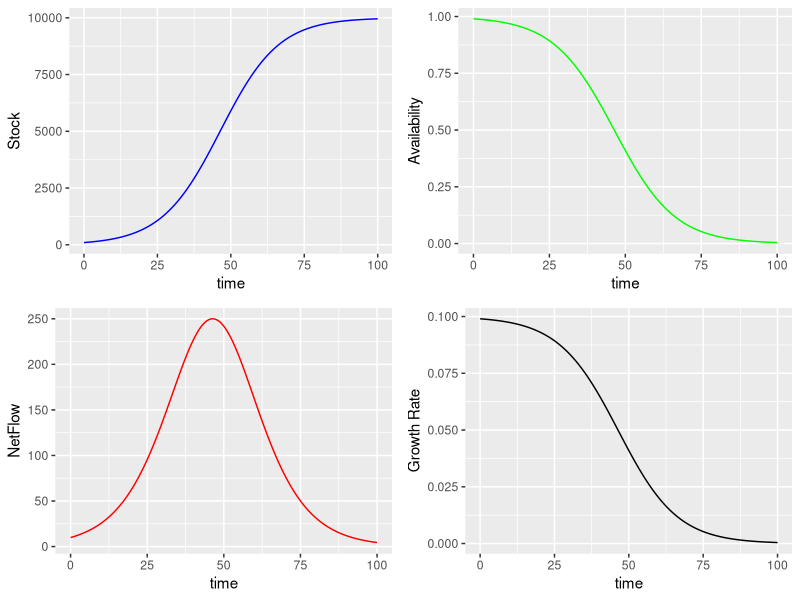

Generate this figure with R:
library(deSolve)
library(ggplot2)
require(gridExtra)

START<-0; FINISH<-100; STEP<-0.25

simtime <- seq(START, FINISH, by=STEP)
stocks  <- c(sStock=100)
auxs    <- c(aCapacity=10000, aRef.Availability=1, aRef.GrowthRate=0.10)

model <- function(time, stocks, auxs){
  with(as.list(c(stocks, auxs)),{ 
    aAvailability <- 1 - sStock / aCapacity
    aEffect <- aAvailability / aRef.Availability
    aGrowth.Rate <- aRef.GrowthRate * aEffect
    
    fNet.Flow <- sStock * aGrowth.Rate
    
    d_sStock_dt  <- fNet.Flow
  
    return (list(c(d_sStock_dt),
                 NetFlow=fNet.Flow,
                 GrowthRate=aGrowth.Rate,
                 Effect=aEffect, 
                 Availability=aAvailability))   
  })
}


o<-data.frame(ode(y=stocks, times=simtime, func = model, 
                       parms=auxs, method="euler"))

plot3 <- qplot(time,NetFlow,data=o,geom="line",color=I("red"))
plot1 <- qplot(time,sStock,data=o,geom="line",color=I("blue"),ylab="Stock")
plot2 <- qplot(time,Availability,data=o,geom="line",color=I("green"),ylab="Availability")
plot4 <- qplot(time,GrowthRate,data=o,geom="line",color=I("black"),ylab="Growth Rate")
grid.arrange(plot1, plot2, plot3, plot4, nrow=2, ncol=2)
